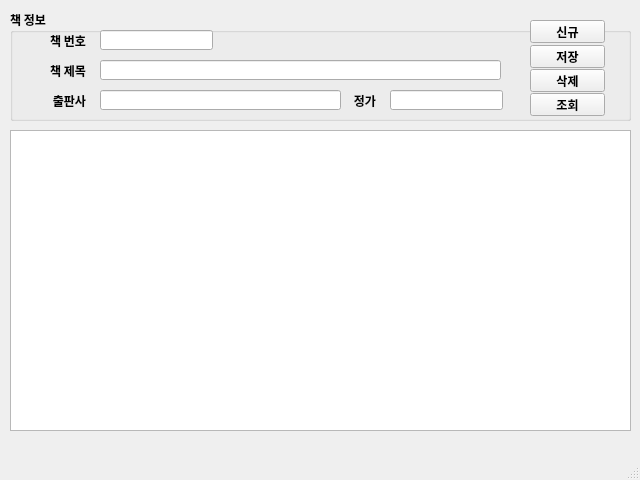
<?xml version="1.0" encoding="UTF-8"?>
<ui version="4.0">
 <class>MainWindow</class>
 <widget class="QMainWindow" name="MainWindow">
  <property name="geometry">
   <rect>
    <x>0</x>
    <y>0</y>
    <width>640</width>
    <height>480</height>
   </rect>
  </property>
  <property name="maximumSize">
   <size>
    <width>640</width>
    <height>480</height>
   </size>
  </property>
  <property name="font">
   <font>
    <family>나눔고딕</family>
    <pointsize>9</pointsize>
    <weight>75</weight>
    <bold>true</bold>
   </font>
  </property>
  <property name="windowTitle">
   <string>마당 도서관리 V1.0</string>
  </property>
  <widget class="QWidget" name="centralwidget">
   <widget class="QTableWidget" name="tblBooks">
    <property name="geometry">
     <rect>
      <x>10</x>
      <y>130</y>
      <width>621</width>
      <height>301</height>
     </rect>
    </property>
   </widget>
   <widget class="QGroupBox" name="groupBox">
    <property name="geometry">
     <rect>
      <x>10</x>
      <y>10</y>
      <width>621</width>
      <height>111</height>
     </rect>
    </property>
    <property name="title">
     <string>책 정보</string>
    </property>
    <widget class="QLabel" name="label">
     <property name="geometry">
      <rect>
       <x>20</x>
       <y>20</y>
       <width>56</width>
       <height>21</height>
      </rect>
     </property>
     <property name="text">
      <string>책 번호</string>
     </property>
     <property name="alignment">
      <set>Qt::AlignRight|Qt::AlignTrailing|Qt::AlignVCenter</set>
     </property>
    </widget>
    <widget class="QLineEdit" name="txtBookid">
     <property name="geometry">
      <rect>
       <x>90</x>
       <y>20</y>
       <width>113</width>
       <height>20</height>
      </rect>
     </property>
    </widget>
    <widget class="QLabel" name="label_2">
     <property name="geometry">
      <rect>
       <x>20</x>
       <y>50</y>
       <width>56</width>
       <height>21</height>
      </rect>
     </property>
     <property name="text">
      <string>책 제목</string>
     </property>
     <property name="alignment">
      <set>Qt::AlignRight|Qt::AlignTrailing|Qt::AlignVCenter</set>
     </property>
    </widget>
    <widget class="QLineEdit" name="txtBookname">
     <property name="geometry">
      <rect>
       <x>90</x>
       <y>50</y>
       <width>401</width>
       <height>20</height>
      </rect>
     </property>
    </widget>
    <widget class="QLabel" name="label_3">
     <property name="geometry">
      <rect>
       <x>20</x>
       <y>80</y>
       <width>56</width>
       <height>21</height>
      </rect>
     </property>
     <property name="text">
      <string>출판사</string>
     </property>
     <property name="alignment">
      <set>Qt::AlignRight|Qt::AlignTrailing|Qt::AlignVCenter</set>
     </property>
    </widget>
    <widget class="QLineEdit" name="txtPrice">
     <property name="geometry">
      <rect>
       <x>380</x>
       <y>80</y>
       <width>113</width>
       <height>20</height>
      </rect>
     </property>
    </widget>
    <widget class="QLineEdit" name="txtPublisher">
     <property name="geometry">
      <rect>
       <x>90</x>
       <y>80</y>
       <width>241</width>
       <height>20</height>
      </rect>
     </property>
    </widget>
    <widget class="QLabel" name="label_4">
     <property name="geometry">
      <rect>
       <x>310</x>
       <y>80</y>
       <width>56</width>
       <height>21</height>
      </rect>
     </property>
     <property name="text">
      <string>정가</string>
     </property>
     <property name="alignment">
      <set>Qt::AlignRight|Qt::AlignTrailing|Qt::AlignVCenter</set>
     </property>
    </widget>
    <widget class="QPushButton" name="btnNew">
     <property name="geometry">
      <rect>
       <x>520</x>
       <y>10</y>
       <width>75</width>
       <height>23</height>
      </rect>
     </property>
     <property name="text">
      <string>신규</string>
     </property>
    </widget>
    <widget class="QPushButton" name="btnSave">
     <property name="geometry">
      <rect>
       <x>520</x>
       <y>35</y>
       <width>75</width>
       <height>23</height>
      </rect>
     </property>
     <property name="text">
      <string>저장</string>
     </property>
    </widget>
    <widget class="QPushButton" name="btnDel">
     <property name="geometry">
      <rect>
       <x>520</x>
       <y>59</y>
       <width>75</width>
       <height>23</height>
      </rect>
     </property>
     <property name="text">
      <string>삭제</string>
     </property>
    </widget>
    <widget class="QPushButton" name="btnReload">
     <property name="geometry">
      <rect>
       <x>520</x>
       <y>83</y>
       <width>75</width>
       <height>23</height>
      </rect>
     </property>
     <property name="text">
      <string>조회</string>
     </property>
    </widget>
   </widget>
  </widget>
  <widget class="QMenuBar" name="menubar">
   <property name="geometry">
    <rect>
     <x>0</x>
     <y>0</y>
     <width>640</width>
     <height>20</height>
    </rect>
   </property>
  </widget>
  <widget class="QStatusBar" name="statusbar"/>
 </widget>
 <resources/>
 <connections/>
</ui>
